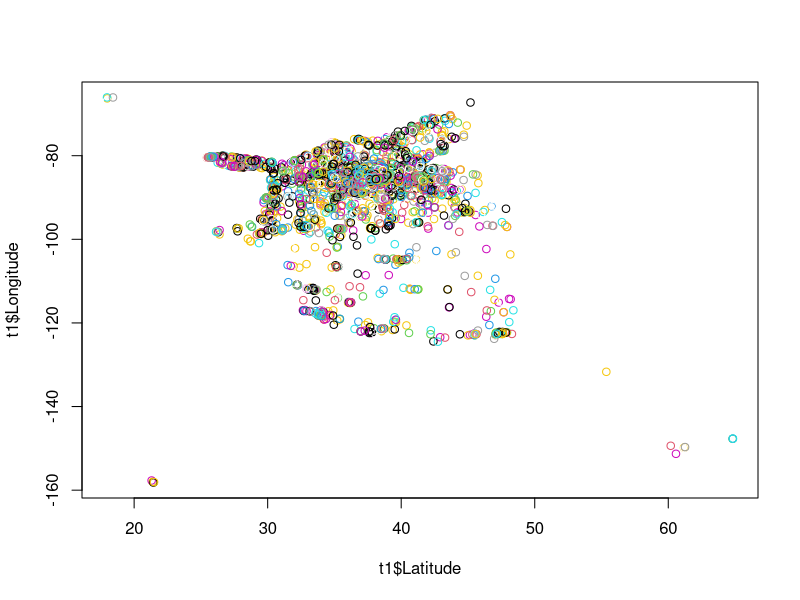

Write the R code that produced this figure. (Note: this script raises an error after producing the figure.)
t1 <- read.csv('./data/lat_long_synthetic.csv')
t1$Category <- 1:nrow(t1)
head(t1)
t1$Category <- t1$Category %% 10

# Create categories with varied sizes:
# 100, 1000, 2000, 5000, 10000
# The last category of 32000 is really 
t1[1:100, 'Category'] <- 10
t1[101:1000, 'Category'] <- 11
t1[1001:3000, 'Category'] <- 12
t1[3001:8000, 'Category'] <- 13
t1[8001:18000, 'Category'] <- 14
t1[18001:50000, 'Category'] <- 15

head(t1$Category)
summary(t1$Category)
table(t1$Category)

write.csv(t1, file='./data/lat_long_categorized.csv', quote = FALSE, row.names = FALSE)

plot(t1$Latitude, t1$Longitude, col=t1$Category)

library('maps')
library("ggplot2")
usa <- map_data("usa") 
states <- map_data("state")

ggplot() + 
  geom_point(data = t1, aes(x=Longitude, y = Latitude), fill = NA, color = t1$Category) + 
  coord_fixed(1.3)

table(t1$Category)
class(t1$Category)
